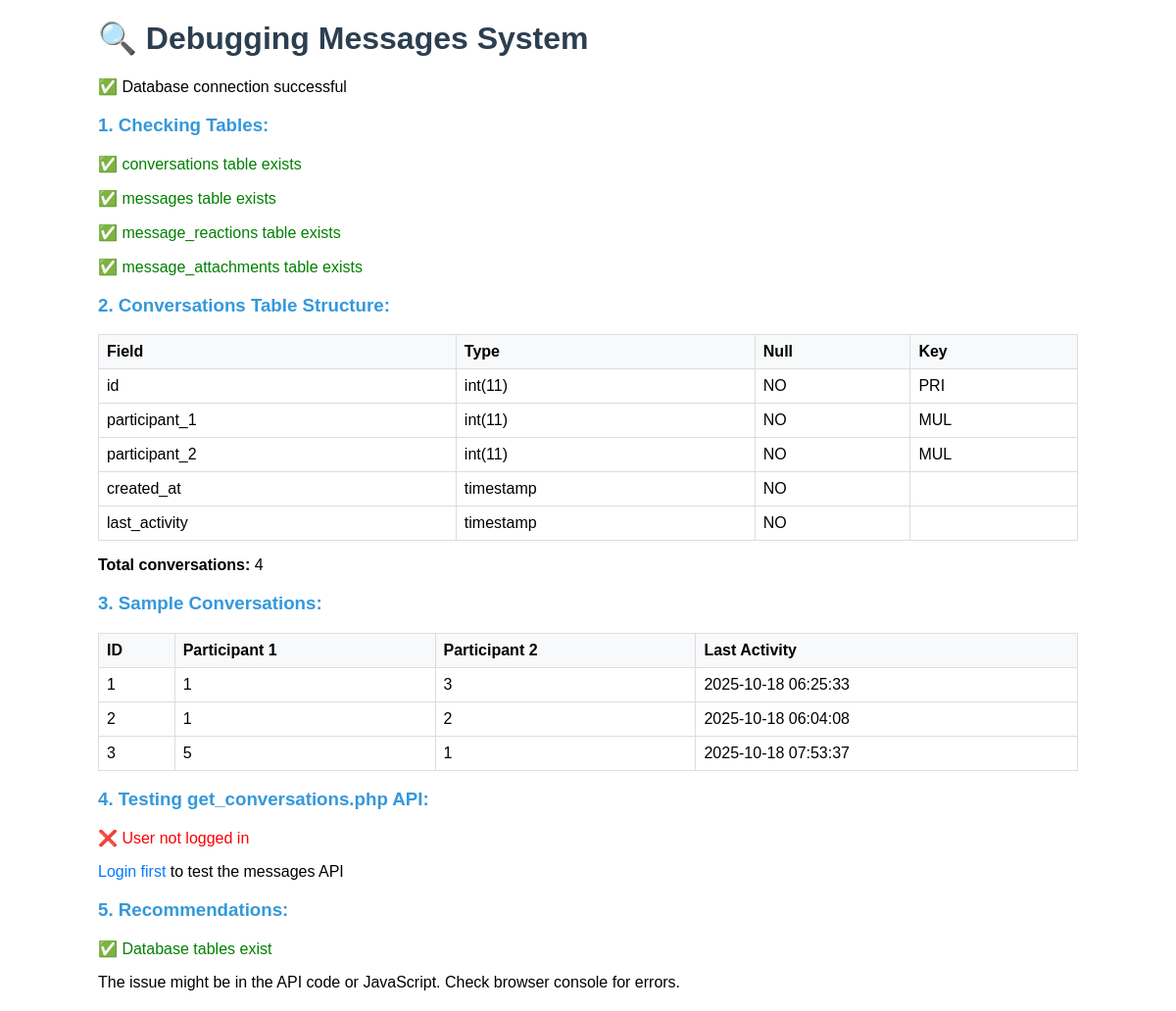
Screenshot of /debug_messages.php with the database file from the repository.
### tables this page shows
CREATE TABLE `conversations` (
  `id` int(11) NOT NULL,
  `participant_1` int(11) NOT NULL,
  `participant_2` int(11) NOT NULL,
  `created_at` timestamp NOT NULL DEFAULT current_timestamp(),
  `last_activity` timestamp NOT NULL DEFAULT current_timestamp() ON UPDATE current_timestamp()
);

### config/config.php (called while the page is built, shortened)
<?php
function isLoggedIn() {
    return isset($_SESSION['user_id']) && isset($_SESSION['student_id']);
}
?>

### debug_messages.php (the view, shortened to what this page needs)
<?php
require_once 'config/config.php';
echo "<h1>🔍 Debugging Messages System</h1>";
try {
    $db = getDBConnection();
    echo "<p>✅ Database connection successful</p>";
    echo "<h3>1. Checking Tables:</h3>";
    $stmt = $db->query("SHOW TABLES");
    $tables = $stmt->fetchAll(PDO::FETCH_COLUMN);
    $messagingTables = ['conversations', 'messages', 'message_reactions', 'message_attachments'];
    foreach ($messagingTables as $table) {
        if (in_array($table, $tables)) {
            echo "<p style='color: green;'>✅ {$table} table exists</p>";
        } else {
            echo "<p style='color: red;'>❌ {$table} table missing</p>";
        }
    }
    if (in_array('conversations', $tables)) {
        echo "<h3>2. Conversations Table Structure:</h3>";
        $stmt = $db->query("DESCRIBE conversations");
        $columns = $stmt->fetchAll();
        echo "<table border='1' cellpadding='5' cellspacing='0' style='border-collapse: collapse;'>";
        echo "<tr style='background: #f8f9fa;'><th>Field</th><th>Type</th><th>Null</th><th>Key</th></tr>";
        foreach ($columns as $col) {
            echo "<tr><td>{$col['Field']}</td><td>{$col['Type']}</td><td>{$col['Null']}</td><td>{$col['Key']}</td></tr>";
        }
        echo "</table>";
        $stmt = $db->query("SELECT COUNT(*) as count FROM conversations");
        $count = $stmt->fetch()['count'];
        echo "<p><strong>Total conversations:</strong> {$count}</p>";
        if ($count > 0) {
            echo "<h3>3. Sample Conversations:</h3>";
            $stmt = $db->query("SELECT * FROM conversations LIMIT 3");
            $conversations = $stmt->fetchAll();
            echo "<table border='1' cellpadding='5' cellspacing='0' style='border-collapse: collapse;'>";
            echo "<tr style='background: #f8f9fa;'><th>ID</th><th>Participant 1</th><th>Participant 2</th><th>Last Activity</th></tr>";
            foreach ($conversations as $conv) {
                echo "<tr><td>{$conv['id']}</td><td>{$conv['participant_1']}</td><td>{$conv['participant_2']}</td><td>{$conv['last_activity']}</td></tr>";
            }
            echo "</table>";
        }
    }
    echo "<h3>4. Testing get_conversations.php API:</h3>";
    if (isLoggedIn()) {
        echo "<p style='color: green;'>✅ User is logged in: {$_SESSION['username']}</p>";
        ob_start();
        include 'api/get_conversations.php';
        $apiOutput = ob_get_clean();
        echo "<h4>API Response:</h4>";
        echo "<pre style='background: #f8f8f8; padding: 10px; border-radius: 5px; overflow-x: auto;'>";
        echo htmlspecialchars($apiOutput);
        echo "</pre>";
        $data = json_decode($apiOutput, true);
        if ($data) {
            echo "<p style='color: green;'>✅ Valid JSON response</p>";
            echo "<p>Success: " . ($data['success'] ? 'true' : 'false') . "</p>";
            if (isset($data['conversations'])) {
                echo "<p>Conversations count: " . count($data['conversations']) . "</p>";
            }
            if (isset($data['message'])) {
                echo "<p>Message: {$data['message']}</p>";
            }
        } else {
            echo "<p style='color: red;'>❌ Invalid JSON response</p>";
            echo "<p>JSON Error: " . json_last_error_msg() . "</p>";
        }
    } else {
        echo "<p style='color: red;'>❌ User not logged in</p>";
        echo "<p><a href='login.php'>Login first</a> to test the messages API</p>";
    }
    echo "<h3>5. Recommendations:</h3>";
    if (!in_array('conversations', $tables)) {
        echo "<p style='color: red;'><strong>Main Issue:</strong> Conversations table is missing!</p>";
        echo "<p><strong>Solution:</strong> Run the messaging setup script to create the required tables.</p>";
        echo "<p><a href='setup_messaging.php' style='background: #dc3545; color: white; padding: 10px 20px; text-decoration: none; border-radius: 5px;'>Setup Messaging Tables</a></p>";
    } else {
        echo "<p style='color: green;'>✅ Database tables exist</p>";
        echo "<p>The issue might be in the API code or JavaScript. Check browser console for errors.</p>";
    }
} catch (Exception $e) {
    echo "<p style='color: red;'>❌ Error: " . $e->getMessage() . "</p>";
}
?>

### debug_messages.php (style rules this page uses)
h1 { color: #2c3e50; }
h3 { color: #3498db; }
table { width: 100%; margin: 10px 0; }
th, td { padding: 8px; text-align: left; border: 1px solid #ddd; }
th { background-color: #f8f9fa; font-weight: bold; }
a { color: #007bff; text-decoration: none; }

### rows the page displays
conversations: id "1", participant_1 "1", participant_2 "3", last_activity "2025-10-18 06:25:33"
conversations: id "2", participant_1 "1", participant_2 "2", last_activity "2025-10-18 06:04:08"
conversations: id "3", participant_1 "5", participant_2 "1", last_activity "2025-10-18 07:53:37"

### other values shown
$table "conversations"
$table "messages"
$table "message_reactions"
$table "message_attachments"
$col['Field'] "id"
$col['Type'] "int(11)"
$col['Null'] "NO"
$col['Key'] "PRI"
$col['Field'] "participant_1"
$col['Key'] "MUL"
$col['Field'] "participant_2"
$col['Field'] "created_at"
$col['Type'] "timestamp"
$col['Field'] "last_activity"
$count "4"
